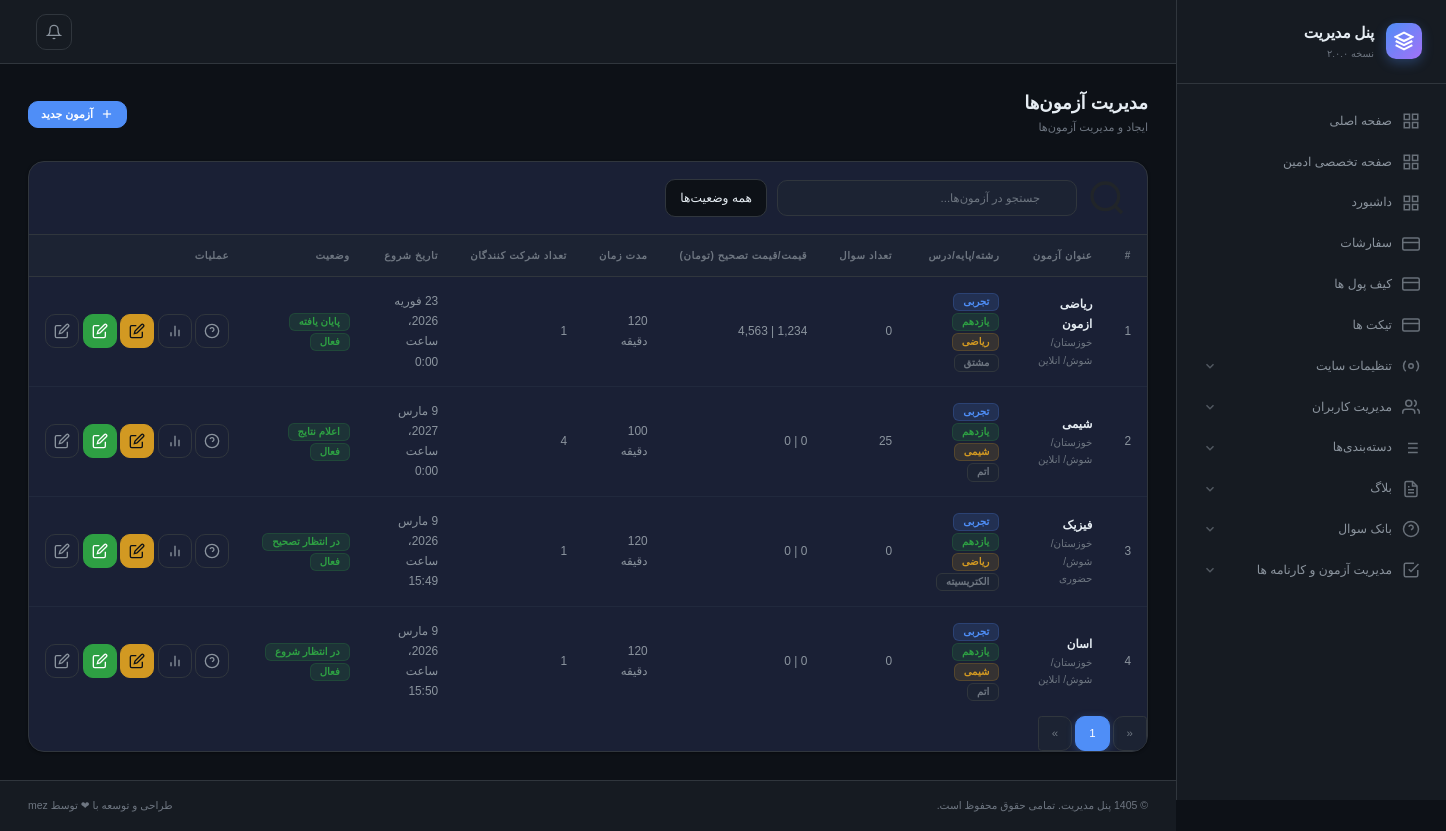
/admin-panel/exam/ (signed in), run on the app's committed database.
### quiz/models.py (models this page shows, shortened)
class Quiz(models.Model):
    class QuizStatus(models.TextChoices):
        ALL_STATUS = 'همه وضعیت ها ', 'همه وضعیت ها '
        WAITING_START = 'در انتظار شروع', 'در انتظار شروع'
        STARTED = 'شروع شده', 'شروع شده'
        WAITING_END = 'در انتظار پایان', 'در انتظار پایان'
        FINISHED = 'پایان یافته', 'پایان یافته'
        WAITING_CORRECTION = 'در انتظار تصحیح', 'در انتظار تصحیح'
        CORRECTED = 'تصحیح شده', 'تصحیح شده'
        RESULTS_PUBLISHED = 'اعلام نتایج', 'اعلام نتایج'
        DEACTIVATED = 'غیرفعال', 'غیرفعال'
        CANCELED = 'کنسل شده', 'کنسل شده'
    name = models.CharField(verbose_name='عنوان', max_length=255 )
    section = models.CharField(verbose_name='مبحث', max_length=255 )
    province =  models.CharField(max_length=255, verbose_name=' نام استان محل برگذاری')
    city =  models.CharField(max_length=255, verbose_name='نام شهر محل برگذاری')
    type_of_quiz =  models.CharField(max_length=255, verbose_name='محل و نحوه برگذاری')
    price = models.PositiveBigIntegerField(default=0, verbose_name='هزینه')
    corrected_price = models.PositiveBigIntegerField(default=0, verbose_name='هزینه تصحیح به ازای هر پاسخ نامه')
    time_minutes = models.PositiveIntegerField(default=0, verbose_name='(دقیقه) تایمر')
    create_at = models.DateTimeField(auto_now_add=True, verbose_name='زمان ساخت')
    start_at = models.DateTimeField(verbose_name='زمان برگذاری')
    stop_at = models.DateTimeField(verbose_name='زمان پایان')
    last_enter = models.DateTimeField(verbose_name='اخرین زمان ورود')
    corrected_at = models.DateTimeField(verbose_name='زمان تصحیح', null=True, blank=True)
    max_score = models.PositiveSmallIntegerField(verbose_name='حداکثر نمره', default=100)
    score = models.PositiveSmallIntegerField(verbose_name='ضریب', default=1)
    capacity = models.PositiveSmallIntegerField(verbose_name='ظرفیت', default=1)
    filled_capacity = models.PositiveSmallIntegerField(verbose_name=' ظرفیت پر شده', default=0)
    is_online = models.BooleanField(default=True, verbose_name='انلاین')
    allow_return_to_questions = models.BooleanField(default=True, verbose_name='برگشتن به عقب')
    allow_to_edit_anwerd_by_sanatorium = models.BooleanField(default=True, verbose_name='اجازه به ویرایش پاسخ بعد از تصحصح توسط مصحح')
    change_the_order = models.BooleanField(default=True, verbose_name=' عوض کردن ترتیب سوالات')
    allow_to_edit_the_answered_questions = models.BooleanField(default=True, verbose_name='امکان ویرایش سوالات پاسخ داده شده')
    have_negetive_score = models.BooleanField(default=True, verbose_name='دارای نمره منفی')
    start_set_report = models.BooleanField(default=False, verbose_name='شروع به تصحیح')
    is_active = models.BooleanField(default=True, verbose_name='فعال')
    status = models.CharField(verbose_name='وضعیت', choices=QuizStatus, default=QuizStatus.WAITING_START, max_length=55, null=True, blank=True)
    student = models.ManyToManyField(User, null=True, blank=True, related_name='quiz_student', verbose_name='دانش اموز', db_index=True)
    sanatorium = models.ManyToManyField(User, related_name='quiz_sanatorium', verbose_name='مصحح', db_index=True)
    grade =  models.ForeignKey(GradeCategories, related_name='quiz', on_delete=models.PROTECT, verbose_name='پایه', db_index=True)
    major =  models.ForeignKey(MajorCategories, related_name='quiz', on_delete=models.PROTECT, verbose_name='رشته تحصیلی', db_index=True)
    lession =  models.ForeignKey(LessionCategories, related_name='quiz', on_delete=models.PROTECT, verbose_name='درس', db_index=True)
    description = CKEditor5Field()
    class Meta:
        ordering = ['-pk']
        verbose_name = 'ازمون'
        verbose_name_plural = 'ازمون ها'

class LessionCategories(models.Model):
    order = models.PositiveIntegerField(default=1, verbose_name='ترتیب')
    name = models.CharField( max_length=255, verbose_name='نام درس ')
    is_active = models.BooleanField(default=True, verbose_name='فعال')
    class Meta:
        ordering = ['-order']
        verbose_name = 'درس '
        verbose_name_plural = 'دروس'

### user/models.py (models this page shows, shortened)
class MajorCategories(models.Model):
    order = models.PositiveIntegerField(default=1, verbose_name='ترتیب')
    name = models.CharField( max_length=255, verbose_name='نام رشته')
    is_active = models.BooleanField(default=True, verbose_name='فعال')
    class Meta:
        ordering = ['-order']
        verbose_name = 'رشته '
        verbose_name_plural = 'رشته ها'

class GradeCategories(models.Model):
    order = models.PositiveIntegerField(default=1, verbose_name='ترتیب')
    name = models.CharField( max_length=255, verbose_name='نام پایه')
    is_active = models.BooleanField(default=True, verbose_name='فعال')
    class Meta:
        ordering = ['-order']
        verbose_name = 'پایه'
        verbose_name_plural = 'پایه ها'

### admin_panel/views/quiz.py (the view)
# urls.py: path('exam/', views.quiz.QuizListView.as_view(), name='quiz-list'),
class QuizListView(AdminPermissionRequire, ListView):
    template_name = 'admin-panel/exam/quiz/list.html'
    context_object_name = 'items'
    paginate_by = 25
    queryset = Quiz.objects.prefetch_related(
        'grade', 'major' ,'lession', 'questions'
        ).annotate(student_count=Count('student')).all()

### admin_panel/mixins.py (called while the page is built)
    def dispatch(self, request, *args, **kwargs):
        response = super().dispatch(request, *args, **kwargs)
        if request.user.is_superuser :
            return response
        else:
            raise Http404()

### order/templatetags/tdc.py (called while the page is built)
@register.filter
def tdc(value: int):
    if value is not None and value and value != "":
        return "{:,}".format(int(value))
    else:
        return 0

### template/admin-panel/exam/quiz/list.html (shortened to what this page needs)
{% extends "admin-panel/base/base.html" %}
{% load jalali_tags %}
{% load tdc %}
{% block main %}
  <main class="page-content">
    <div class="page-header">
      <div class="page-header-info">
        <h1>مدیریت آزمون‌ها</h1>
        <p>ایجاد و مدیریت آزمون‌ها</p>
      </div>
      <div class="page-header-actions">
        <a href="{% url 'admin-panel:quiz-create' %}" class="btn btn-primary btn-sm">
          <svg viewBox="0 0 24 24" fill="none" stroke="currentColor" stroke-width="2"><line x1="12" y1="5" x2="12" y2="19"/><line x1="5" y1="12" x2="19" y2="12"/></svg>
          آزمون جدید
        </a>
      </div>
    </div>
    <div class="card">
      <div class="table-toolbar">
        <svg width="40" viewBox="0 0 24 24" fill="none" stroke="currentColor" stroke-width="2"><circle cx="11" cy="11" r="8"/><line x1="21" y1="21" x2="16.65" y2="16.65"/></svg>
        <div class="table-search">
          <input type="text" id="tableSearch" placeholder="جستجو در آزمون‌ها..." class="form-control form-control-sm">
        </div>
        <div class="d-flex gap-2">
          <select class="form-select form-select-sm" style="width:auto">
            <option>همه وضعیت‌ها</option>
          </select>
        </div>
      </div>
      <div class="table-responsive">
        <table class="table" id="mainTable">
          <thead>
            <tr>
              <th>#</th>
              <th>عنوان آزمون</th>
              <th>رشته/پایه/درس</th>
              <th>تعداد سوال</th>
              <th>قیمت/قیمت تصحیح (تومان)</th>
              <th>مدت زمان</th>
              <th>تعداد شرکت کنندگان</th>
              <th>تاریخ شروع</th>
              <th>وضعیت</th>
              <th>عملیات</th>
            </tr>
          </thead>
          <tbody>
            {% for item in items %}
            <tr>
              <td>{{item.pk}}</td>
              <td>
                <div class="fw-semibold" style="color:var(--text-primary)">{{item.name}}</div>
                <div style="font-size:.73rem;color:var(--text-muted)">{{item.province}}/{{item.city}}/ {% if item.is_online %}انلاین{% else %}حضوری{% endif %} </div>
              </td>
              <td>
                <span class="badge badge-primary" >{{item.major.name}}</span>
                <span class="badge badge-success" >{{item.grade.name}}</span>
                <span class="badge badge-warning" >{{item.lession.name}}</span>
                <span class="badge badge-muted" >{{item.section}}</span>
              </td>
              <td>{{ item.questions.count }}</td>
              <td>{{item.price|tdc}} | {{item.corrected_price|tdc}}</td>
              <td>{{item.time_minutes}} دقیقه</td>
              <td>
                <div >{{item.student_count}}</div>
              </td>
              <td>{{item.start_at|to_jalali}}</td>
              <td>
                <span class="badge badge-success">{{ item.status }}</span>
                  {% if item.is_active %}
                    <span class="badge badge-success">فعال</span>
                  {% else %}
                    <span class="badge badge-danger">غیر فعال</span>
                  {% endif %}
              </td>
              <td>
                <div class="d-flex gap-1">
                  <a href="{% url 'admin-panel:quiz-questions-list' item.id %}" class="btn btn-icon btn-outline-secondary" title="سوالات">
                    <svg viewBox="0 0 24 24" fill="none" stroke="currentColor" stroke-width="2"><circle cx="12" cy="12" r="10"/><path d="M9.09 9a3 3 0 0 1 5.83 1c0 2-3 3-3 3"/><line x1="12" y1="17" x2="12.01" y2="17"/></svg>
                  </a>
                  <a href="{% url 'admin-panel:report-quiz-list' item.id %}" class="btn btn-icon btn-outline-secondary" title="کارنامه ها">
                    <svg viewBox="0 0 24 24" fill="none" stroke="currentColor" stroke-width="2"><line x1="18" y1="20" x2="18" y2="10"/><line x1="12" y1="20" x2="12" y2="4"/><line x1="6" y1="20" x2="6" y2="14"/></svg>
                  </a>
                  <a href="{% url 'admin-panel:quiz-active' item.id %}" class="btn btn-icon btn-warning" title="فعال / غیر فعال">
                    <svg viewBox="0 0 24 24" fill="none" stroke="currentColor" stroke-width="2"><path d="M11 4H4a2 2 0 0 0-2 2v14a2 2 0 0 0 2 2h14a2 2 0 0 0 2-2v-7"/><path d="M18.5 2.5a2.121 2.121 0 0 1 3 3L12 15l-4 1 1-4 9.5-9.5z"/></svg>
                  </a>
                  <a href="{% url 'admin-panel:quiz-currecting' item.id %}" class="btn btn-icon btn-success" title="شروع تصحیح">
                    <svg viewBox="0 0 24 24" fill="none" stroke="currentColor" stroke-width="2"><path d="M11 4H4a2 2 0 0 0-2 2v14a2 2 0 0 0 2 2h14a2 2 0 0 0 2-2v-7"/><path d="M18.5 2.5a2.121 2.121 0 0 1 3 3L12 15l-4 1 1-4 9.5-9.5z"/></svg>
                  </a>
                  <a href="{% url 'admin-panel:quiz-update' item.id %}" class="btn btn-icon btn-outline-secondary" title="ویرایش">
                    <svg viewBox="0 0 24 24" fill="none" stroke="currentColor" stroke-width="2"><path d="M11 4H4a2 2 0 0 0-2 2v14a2 2 0 0 0 2 2h14a2 2 0 0 0 2-2v-7"/><path d="M18.5 2.5a2.121 2.121 0 0 1 3 3L12 15l-4 1 1-4 9.5-9.5z"/></svg>
                  </a>
                </div>
              </td>
            </tr>
            {% endfor %}
          </tbody>
        </table>
      </div>
      <div class="table-footer">
         <nav>
          <ul class="pagination pagination-sm mb-0">
           {% if page_obj.has_previous %}
      <li class="page-item">
        <a class="page-link" href="?page={{ page_obj.previous_page_number }}" aria-label="Previous">
          <span aria-hidden="true">«</span>
        </a>
      </li>
    {% else %}
      <li class="page-item disabled">
        <a class="page-link" href="#" tabindex="-1" aria-disabled="true">«</a>
      </li>
    {% endif %}
    {% for num in page_obj.paginator.page_range %}
      {% if page_obj.number == num %}
        <li class="page-item active"><a class="page-link" href="#">{{ num }}</a></li>
      {% elif num > page_obj.number|add:'-3' and num < page_obj.number|add:'3' %}
        <li class="page-item"><a class="page-link" href="?page={{ num }}">{{ num }}</a></li>
      {% elif num == page_obj.paginator.page_range.start or num == page_obj.paginator.page_range.end %}
        <li class="page-item"><a class="page-link" href="?page={{ num }}">{{ num }}</a></li>
      {% elif num == page_obj.number|add:'-3' or num == page_obj.number|add:'3' %}
        <li class="page-item disabled"><a class="page-link" href="#">...</a></li>
      {% endif %}
    {% endfor %}
    {% if page_obj.has_next %}
      <li class="page-item">
        <a class="page-link" href="?page={{ page_obj.next_page_number }}" aria-label="Next">
          <span aria-hidden="true">»</span>
        </a>
      </li>
    {% else %}
      <li class="page-item disabled">
        <a class="page-link" href="#" tabindex="-1" aria-disabled="true">»</a>
      </li>
    {% endif %}
          </ul>
        </nav>
      </div>
    </div>
  </main>
{% endblock main %}

### data on the page
Quiz: pk "1", name "ریاضی ازمون", province "خوزستان", city "شوش", is_online "انلاین", major.name "تجربی", grade.name "یازدهم", lession.name "ریاضی", section "مشتق", questions.count "0", corrected_price|tdc "4,563", time_minutes "120", student_count "1", start_at|to_jalali "23 فوریه 2026، ساعت 0:00", status "پایان یافته", is_active "فعال"
Quiz: pk "2", name "شیمی", province "خوزستان", city "شوش", is_online "انلاین", major.name "تجربی", grade.name "یازدهم", lession.name "شیمی", section "اتم", questions.count "25", corrected_price|tdc "0", time_minutes "100", student_count "4", start_at|to_jalali "9 مارس 2027، ساعت 0:00", status "اعلام نتایج", is_active "فعال"
Quiz: pk "3", name "فیزیک", province "خوزستان", city "شوش", is_online "حضوری", major.name "تجربی", grade.name "یازدهم", lession.name "ریاضی", section "الکتریسیته", questions.count "0", corrected_price|tdc "0", time_minutes "120", student_count "1", start_at|to_jalali "9 مارس 2026، ساعت 15:49", status "در انتظار تصحیح", is_active "فعال"
Quiz: pk "4", name "اسان", province "خوزستان", city "شوش", is_online "انلاین", major.name "تجربی", grade.name "یازدهم", lession.name "شیمی", section "اتم", questions.count "0", corrected_price|tdc "0", time_minutes "120", student_count "1", start_at|to_jalali "9 مارس 2026، ساعت 15:50", status "در انتظار شروع", is_active "فعال"

### other printed values
{{ num }} "1"
